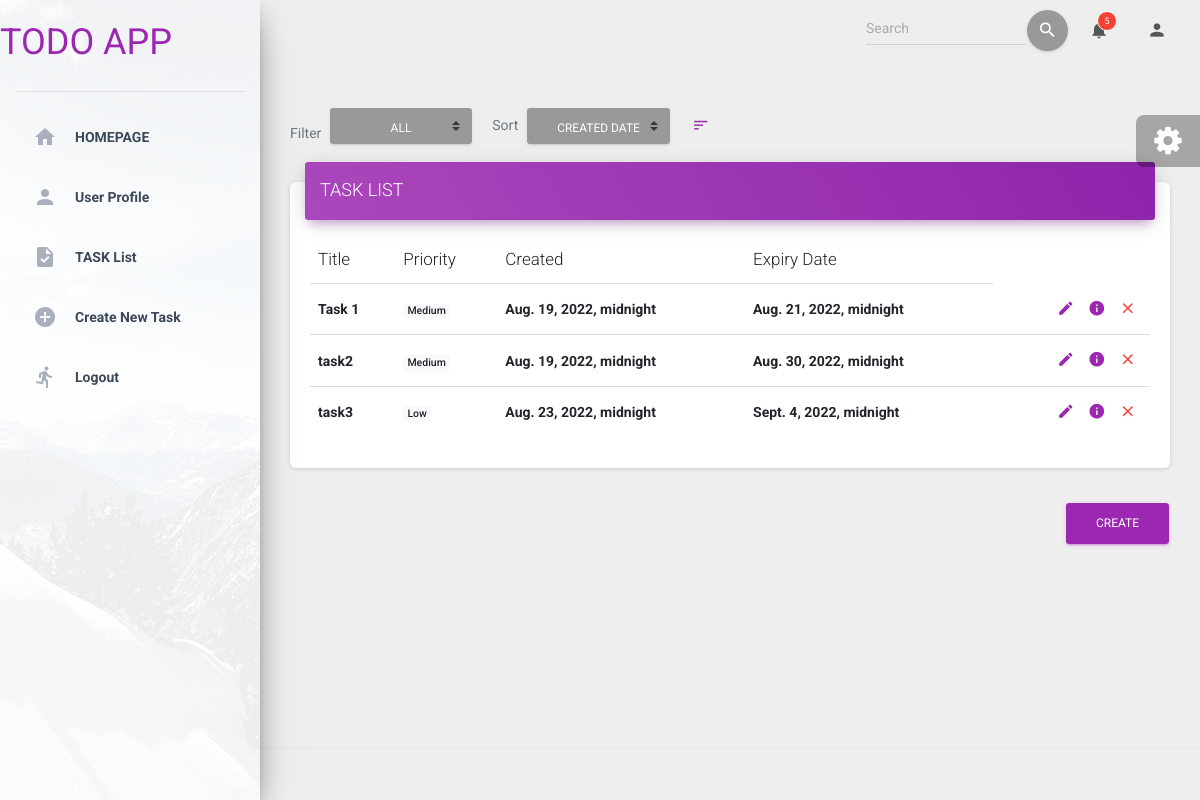
/task-list.html (signed in), run on the app's committed database.
### apps/home/models.py (models this page shows, shortened)
class Task(models.Model): #id otomatik oluşuyor
    PRIORITY = (
        ('Low','low'),
        ('Medium','medium'),
        ('High','high'),
    )
    user = models.ForeignKey(User,null=True,blank=True, on_delete=models.CASCADE)
    title = models.CharField(max_length=200)
    description = models.TextField(null=True, blank=True)
    completed = models.BooleanField(default=False)
    priority = models.CharField( max_length=10, choices=PRIORITY)
    start_time = models.DateTimeField(default=timezone.now)
    end_time = models.DateTimeField(null=True, blank=True)
    class Meta:
        ordering=('start_time','end_time')

### apps/home/views.py (the view)
# urls.py: path('task-list.html', views.list_view, name="list"),
@login_required(login_url="/login/")
def list_view(request):
    context ={}
    context["dataset"] = Task.objects.all()
    return render(request, "home/task-list.html", context)

### apps/templates/home/task-list.html (shortened to what this page needs)
{% extends "layouts/base.html" %}
{% block content %}
<div class="row">
    <div class="col-auto d-flex align-items-end">
      <label class="text-secondary my-2 pr-2 view-opt-label">Filter</label>
      <select class="custom-select custom-select-sm btn my-2">
        <option value="all" selected>All</option>
      </select>
    </div>
  <div class="col-auto d-flex align-items-center px-1 pr-3">
    <label class="text-secondary my-2 pr-2 view-opt-label">Sort</label>
    <select class="custom-select custom-select-sm btn my-2">
      <option value="added-date-asc" selected>Created Date</option>
    </select>
    <button type="button" rel="tooltip" title="Decreasing" class="btn btn-primary btn-link btn-sm">
    <i class="material-icons">sort</i>
  </div>
</div>
<div class="row" >
  <div class="col md-12">
    <div class='card'>
      <div class="card-header card-header-primary">
        <h4 class="card-title ">TASK LIST</h4>
      </div>
    <div class='card-body'>
      <div class='table-responsive'>
        <table class='table table-hover'>
          <thead class=''>
            <th>Title</th>
            <th>Priority</th>
            <th>Created</th>
            <th>Expiry Date</th>
          </thead>
          <tbody>
            {% for data in dataset %}
            <tr>
              <td>{{ data.title }}</td>
              <td><span class="badge bg-light">{{data.priority}}</span></td>
              <td>{{ data.start_time}}</td>
              <td>{{ data.end_time }}</td>
              <td class="td-actions text-right">
                <a type="button" rel="tooltip" title="Edit Task" class="btn btn-primary btn-link btn-sm" href="edit/{{ data.id }}"><i class="material-icons">edit</i></a></center>
                <a type="button" rel="tooltip" title="Task detail" class="btn btn-primary btn-link btn-sm" href="detail/{{ data.id }}"><i class="material-icons">info</i></a></center>
                <a type="button" rel="tooltip" title="Delete Task" class="btn btn-danger btn-link btn-sm" href="delete/{{ data.id }}"><i class="material-icons">close</i></a></center>
              </td>
            </tr>
            {% endfor %}
          </tbody>
        </table>
      </div>
    </div>
    </div>
  </div>
</div>
<a class="btn btn-primary pull-right"  href="/new-task.html" role="button">Create</a>
{% endblock content %}

### data on the page
Task: title "Task 1", priority "Medium", start_time "Aug. 19, 2022, midnight", end_time "Aug. 21, 2022, midnight"
Task: title "task2", priority "Medium", start_time "Aug. 19, 2022, midnight", end_time "Aug. 30, 2022, midnight"
Task: title "task3", priority "Low", start_time "Aug. 23, 2022, midnight", end_time "Sept. 4, 2022, midnight"
